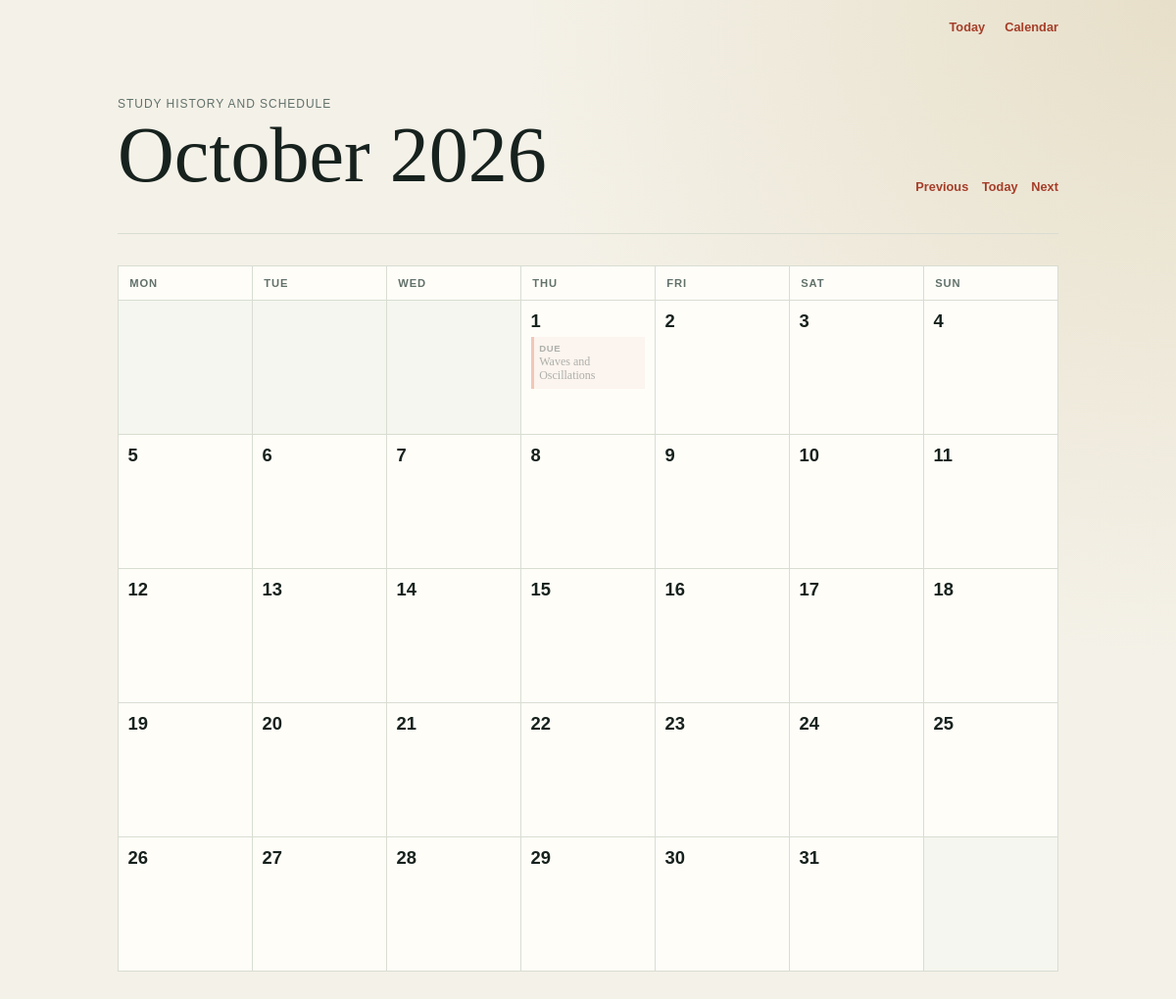
/calendar?year=2026&month=10, run on an earlier commit of the app's database.
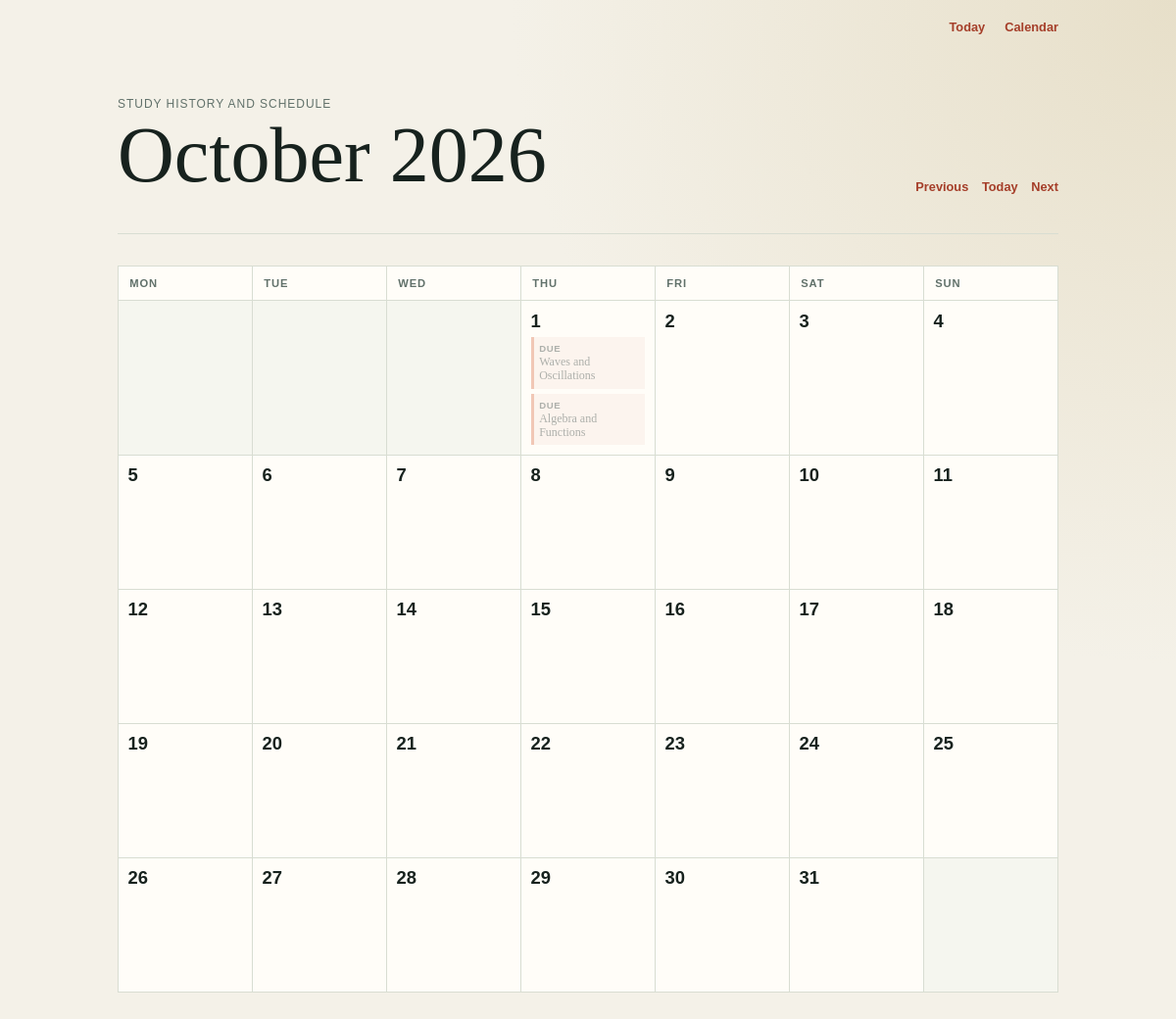
And on a later commit of the database.
### app.py (models this page shows, shortened)
class Topic(db.Model):
    __tablename__ = 'topics'
    id = db.Column(db.Integer, primary_key=True)
    subject = db.Column(db.String(100), nullable=False)       # e.g., "Physics"
    title = db.Column(db.String(150), nullable=False)         # e.g., "Newtonian Mechanics"
    interval = db.Column(db.Integer, default=0)               # Days until next review
    repetition = db.Column(db.Integer, default=0)             # Successful review streak
    ease_factor = db.Column(db.Float, default=2.5)            # Interval multiplier
    due_date = db.Column(db.DateTime, default=utc_now_naive) # When it should appear on the to-do list
    reviews = db.relationship('Review', back_populates='topic', cascade='all, delete-orphan')
    def review(self, grade, reviewed_at=None):
        """Apply an SM-2 review grade and schedule the next review."""
        if grade not in {1, 3, 5}:
            raise ValueError('grade must be 1, 3, or 5')
        quality_gap = 5 - grade
        self.ease_factor = max(
            1.3,
            self.ease_factor + 0.1 - quality_gap * (0.08 + quality_gap * 0.02),
        )
        if grade == 1:
            self.repetition = 0
            self.interval = 1
        elif self.repetition == 0:
            self.repetition = 1
            self.interval = 1
        elif self.repetition == 1:
            self.repetition = 2
            self.interval = 6
        else:
            self.interval = max(1, round(self.interval * self.ease_factor))
            self.repetition += 1
        review_start = reviewed_at or utc_now_naive()
        self.due_date = review_start + timedelta(days=self.interval)

### app.py (the view)
@app.route('/calendar')
def calendar_view():
    today = local_now().date()
    try:
        year = int(request.args.get('year', today.year))
        month = int(request.args.get('month', today.month))
        month_start = date(year, month, 1)
    except (TypeError, ValueError):
        abort(400, description='Invalid calendar month.')
    month_end = date(
        year, month, calendar_module.monthrange(year, month)[1]
    )
    local_range_start = datetime.combine(
        month_start, datetime.min.time(), tzinfo=LOCAL_TIMEZONE
    )
    local_range_end = datetime.combine(
        month_end + timedelta(days=1), datetime.min.time(), tzinfo=LOCAL_TIMEZONE
    )
    range_start = local_datetime_to_utc_naive(local_range_start)
    range_end = local_datetime_to_utc_naive(local_range_end)
    due_topics = Topic.query.filter(
        Topic.due_date >= range_start,
        Topic.due_date < range_end,
    ).order_by(Topic.due_date.asc()).all()
    reviews = Review.query.filter(
        Review.reviewed_at >= range_start,
        Review.reviewed_at < range_end,
    ).order_by(Review.reviewed_at.asc()).all()
    due_by_date = defaultdict(list)
    for topic in due_topics:
        due_by_date[utc_naive_to_local_date(topic.due_date)].append(topic)
    reviews_by_date = defaultdict(list)
    for review in reviews:
        reviews_by_date[utc_naive_to_local_date(review.reviewed_at)].append(review)
    weeks = []
    for week in calendar_module.monthcalendar(year, month):
        days = []
        for day_number in week:
            day = date(year, month, day_number) if day_number else None
            days.append(day)
        weeks.append(days)
    previous_month = month_start - timedelta(days=1)
    next_month = month_end + timedelta(days=1)
    current_week_start = today - timedelta(days=today.weekday())
    current_week_end = current_week_start + timedelta(days=6)
    return render_template(
        'calendar.html',
        month_name=month_start.strftime('%B %Y'),
        weeks=weeks,
        today=today,
        due_by_date=due_by_date,
        reviews_by_date=reviews_by_date,
        current_week_start=current_week_start,
        current_week_end=current_week_end,
        previous_month=previous_month,
        next_month=next_month,
    )

### app.py (called while the page is built)
def local_now():
    return datetime.now(timezone.utc).astimezone(LOCAL_TIMEZONE)

def local_datetime_to_utc_naive(value):
    return value.astimezone(timezone.utc).replace(tzinfo=None)

def utc_naive_to_local_date(value):
    return value.replace(tzinfo=timezone.utc).astimezone(LOCAL_TIMEZONE).date()

### templates/calendar.html (shortened to what this page needs)
{% extends "layout.html" %}
{% block content %}
    <main class="calendar-page">
        <header class="calendar-header">
            <div>
                <p class="eyebrow">Study history and schedule</p>
                <h1>{{ month_name }}</h1>
            </div>
            <div class="month-nav" aria-label="Change month">
                <a href="{{ url_for('calendar_view', year=previous_month.year, month=previous_month.month) }}">Previous</a>
                <a href="{{ url_for('calendar_view') }}">Today</a>
                <a href="{{ url_for('calendar_view', year=next_month.year, month=next_month.month) }}">Next</a>
            </div>
        </header>
        <section class="calendar" aria-label="{{ month_name }} study calendar">
            <div class="weekday-row">
                {% for weekday in ('Monday', 'Tuesday', 'Wednesday', 'Thursday', 'Friday', 'Saturday', 'Sunday') %}
                    <div class="weekday">{{ weekday[:3] }}</div>
                {% endfor %}
            </div>
            {% for week in weeks %}
                <div class="calendar-week">
                    {% for day in week %}
                        <div class="calendar-day{% if not day %} outside-month{% endif %}{% if day == today %} today{% endif %}{% if day %} drop-target{% endif %}"{% if day %} data-target-date="{{ day.isoformat() }}"{% endif %}>
                            {% if day %}
                                <div class="desktop-day-content">
                                    <time datetime="{{ day.isoformat() }}" class="day-number">{{ day.day }}</time>
                                    {% for topic in due_by_date.get(day, []) %}
                                        <div class="calendar-item upcoming topic-trigger draggable-topic{% if day > current_week_end %} future-scheduled{% endif %}" draggable="true" data-topic-id="{{ topic.id }}" data-reschedule-url="{{ url_for('reschedule_topic', topic_id=topic.id) }}" data-title="{{ topic.title }}" data-subject="{{ topic.subject }}" data-review-date="{{ day.isoformat() }}" data-repetition="{{ topic.repetition }}" data-interval="{{ topic.interval }}" data-ease-factor="{{ '%.2f'|format(topic.ease_factor) }}">
                                            <span class="item-label">Due</span>
                                            <span>{{ topic.title }}</span>
                                        </div>
                                    {% endfor %}
                                </div>
                            {% endif %}
                        </div>
                    {% endfor %}
                </div>
            {% endfor %}
        </section>
    </main>
{% endblock %}

What changed in the data, as far as the page shows it:
now on this page (row edited): Topic: title "Algebra and Functions"
